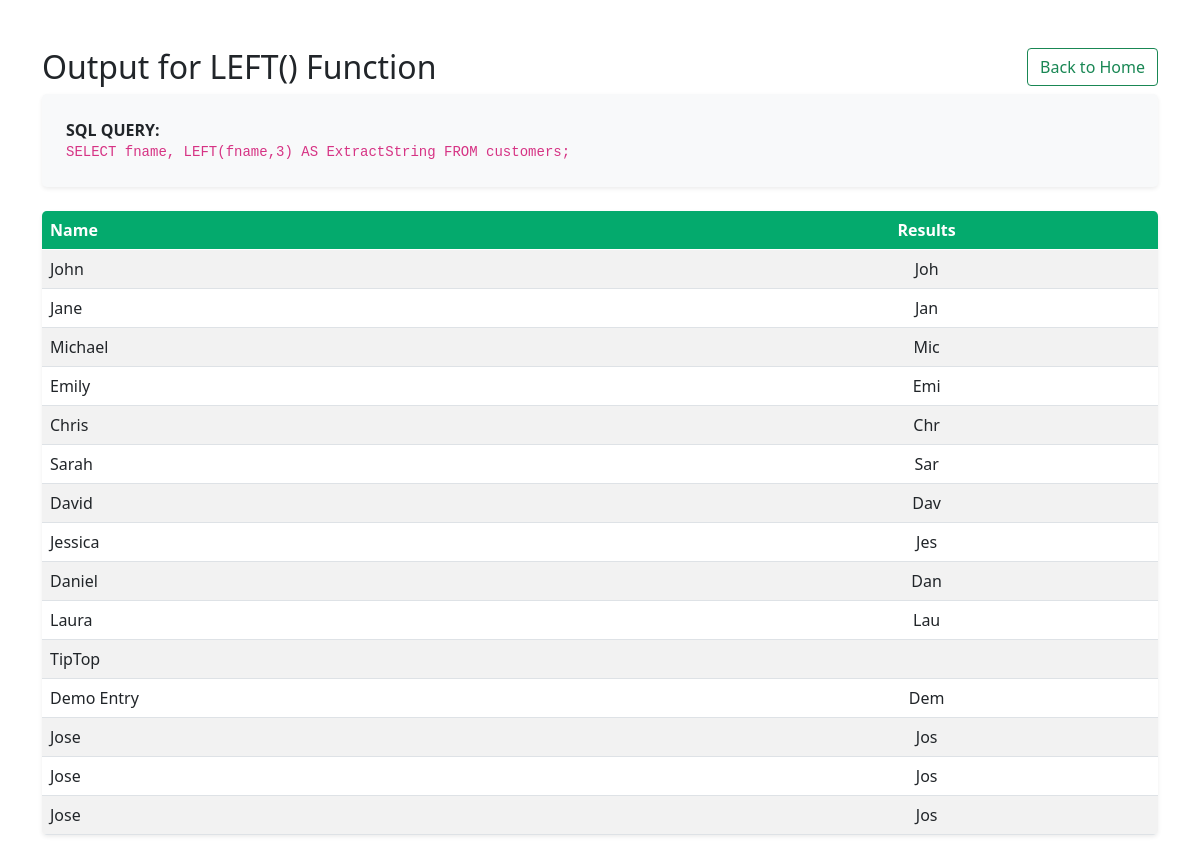
The app's page /String_Functions/LEFT_func.php with its own data.
### tables this page shows
CREATE TABLE `customers` (
  `userID` int(11) NOT NULL,
  `fname` varchar(100) NOT NULL,
  `lname` varchar(100) NOT NULL,
  `email` varchar(100) NOT NULL
);

### String_Functions/LEFT_func.php (the view, shortened to what this page needs)
<?php
include '../db.php';
$sql = "SELECT fname,  LEFT(fname,3) AS ExtractString FROM customers;";
$result = $conn->query($sql);
?>
<head>
    <link href="https://cdn.jsdelivr.net/npm/bootstrap@5.0.2/dist/css/bootstrap.min.css" rel="stylesheet">
</head>
<body>
<div class='container mt-5'>
<div class= d-flex justify-content-between align-items-center mb-4>
<h2>Output for LEFT() Function</h2>
<div class=ms-auto><a class='btn btn-outline-success' href='../index.php'>Back to Home</a></div>
</div>
<div class="p-4 rounded-3 mb-4 shadow-sm" style="background-color: #f8f9fa;">
    <p class="mb-0"><strong>SQL QUERY:</strong>
    <br><code><?php echo $sql?></code></p>
</div>
<table class='table table-striped table-hover rounded-3 overflow-hidden shadow-sm'>
    <thead style='background-color:#04AA6D; color:white'>
        <tr>
            <th class=text-start>Name</th>
            <th class=text-center>Results</th>
        </tr>
    </thead>
<?php
if ($result->num_rows > 0) {
    while($row = $result->fetch_assoc()) {
        echo "<tr>";
        echo "<td class='text-start'>" . htmlspecialchars($row["fname"]) . "</td>";
        echo "<td class='text-center'>" . $row["ExtractString"] . "</td>";
        echo "</tr>";
    }
} else {
    echo "<tr><td colspan='2'>0 results found or query failed.</td></tr>";
}
echo "</table>";
echo "</div>";
?>
</body>

### records on screen
customers: fname "John", ExtractString "Joh"
customers: fname "Jane", ExtractString "Jan"
customers: fname "Michael", ExtractString "Mic"
customers: fname "Emily", ExtractString "Emi"
customers: fname "Chris", ExtractString "Chr"
customers: fname "Sarah", ExtractString "Sar"
customers: fname "David", ExtractString "Dav"
customers: fname "Jessica", ExtractString "Jes"
customers: fname "Daniel", ExtractString "Dan"
customers: fname "Laura", ExtractString "Lau"
customers: fname "TipTop"
customers: fname "Demo Entry", ExtractString "Dem"
customers: fname "Jose", ExtractString "Jos"
customers: fname "Jose", ExtractString "Jos"
customers: fname "Jose", ExtractString "Jos"

### other values on screen
$sql "SELECT fname, LEFT(fname,3) AS ExtractString FROM customers;"
